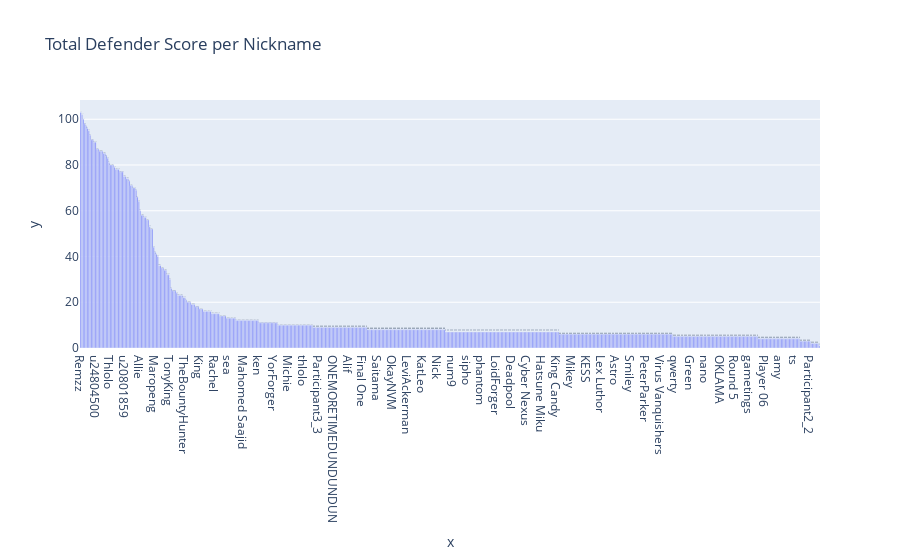
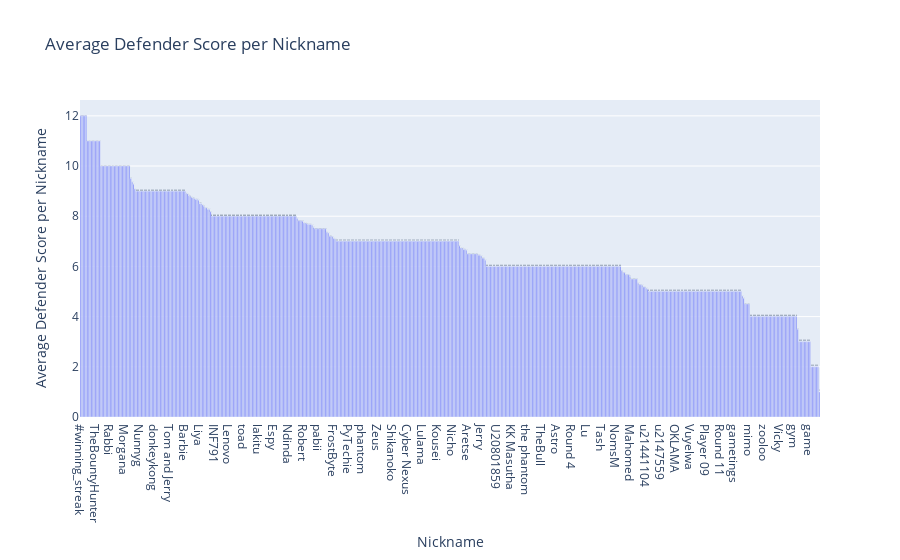

The notebook cell saved with these charts, in order:
### Code cell
import pandas as pd
import plotly.express as px

# Load the cleaned dataset
file_path = 'Cleaned_Game_Analytics_Dataset.csv'  # Replace with your actual file path
df = pd.read_csv(file_path)

# Group by 'Nickname' and sum 'Defender_Score'
nickname_defender_score = df.groupby('Nickname')['Defender_Score'].sum()

# Sort the values in descending order
nickname_defender_score = nickname_defender_score.sort_values(ascending=False)

# Create a bar plot for total Defender_Score per Nickname
fig = px.bar(
    x=nickname_defender_score.index,
    y=nickname_defender_score.values,
    text=nickname_defender_score.values,
    title='Total Defender Score per Nickname'
)

fig.update_traces(texttemplate='%{text}', textposition='outside')  # Display text labels on the bars

fig.show()

# Count the number of occurrences of each Nickname
nickname_counts = df['Nickname'].value_counts()

# Calculate the average Defender_Score per Nickname
average_score_per_nickname = (nickname_defender_score / nickname_counts).round(2)

# Create a DataFrame for the average values
average_df = pd.DataFrame({
    'Nickname': average_score_per_nickname.index,
    'Average Defender Score per Nickname': average_score_per_nickname.values
})

# Sort the DataFrame by average Defender_Score in descending order
average_df = average_df.sort_values(by='Average Defender Score per Nickname', ascending=False)

# Create a bar plot for the average Defender Score per Nickname
fig = px.bar(
    average_df,
    x='Nickname',
    y='Average Defender Score per Nickname',
    text='Average Defender Score per Nickname',
    title='Average Defender Score per Nickname'
)

fig.update_traces(texttemplate='%{text}', textposition='outside')  

fig.show()

### Figure 1 — Plotly figure (JSON) as saved in the notebook; plotly's stock layout.template omitted (floating-point values rounded to 4 significant figures; data arrays with more than 128 entries replaced by an {"elided": "..."} marker saying what was removed)
{"data": [{"alignmentgroup": "True", "hovertemplate": "x=%{x}<br>y=%{y}<br>text=%{text}<extra></extra>", "legendgroup": "", "marker": {"color": "#636efa", "pattern": {"shape": ""}}, "name": "", "offsetgroup": "", "orientation": "v", "showlegend": false, "text": {"elided": "547 int values"}, "textposition": "outside", "texttemplate": "%{text}", "type": "bar", "x": {"elided": "547 str values"}, "xaxis": "x", "y": {"elided": "547 int values"}, "yaxis": "y"}], "layout": {"barmode": "relative", "legend": {"tracegroupgap": 0}, "title": {"text": "Total Defender Score per Nickname"}, "xaxis": {"anchor": "y", "domain": [0, 1], "title": {"text": "x"}}, "yaxis": {"anchor": "x", "domain": [0, 1], "title": {"text": "y"}}}}

### Figure 2 — Plotly figure (JSON) as saved in the notebook; plotly's stock layout.template omitted (floating-point values rounded to 4 significant figures; data arrays with more than 128 entries replaced by an {"elided": "..."} marker saying what was removed)
{"data": [{"alignmentgroup": "True", "hovertemplate": "Nickname=%{x}<br>Average Defender Score per Nickname=%{text}<extra></extra>", "legendgroup": "", "marker": {"color": "#636efa", "pattern": {"shape": ""}}, "name": "", "offsetgroup": "", "orientation": "v", "showlegend": false, "text": {"elided": "547 float values"}, "textposition": "outside", "texttemplate": "%{text}", "type": "bar", "x": {"elided": "547 str values"}, "xaxis": "x", "y": {"elided": "547 float values"}, "yaxis": "y"}], "layout": {"barmode": "relative", "legend": {"tracegroupgap": 0}, "title": {"text": "Average Defender Score per Nickname"}, "xaxis": {"anchor": "y", "domain": [0, 1], "title": {"text": "Nickname"}}, "yaxis": {"anchor": "x", "domain": [0, 1], "title": {"text": "Average Defender Score per Nickname"}}}}
